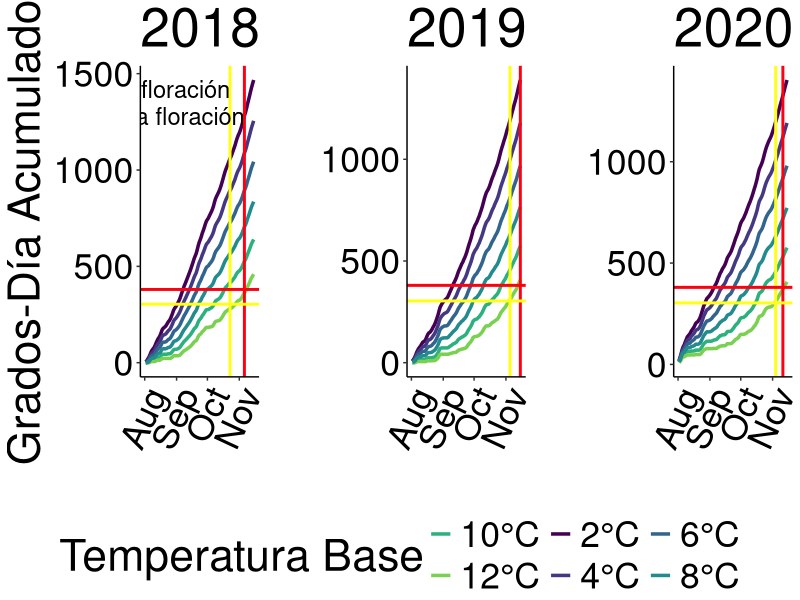
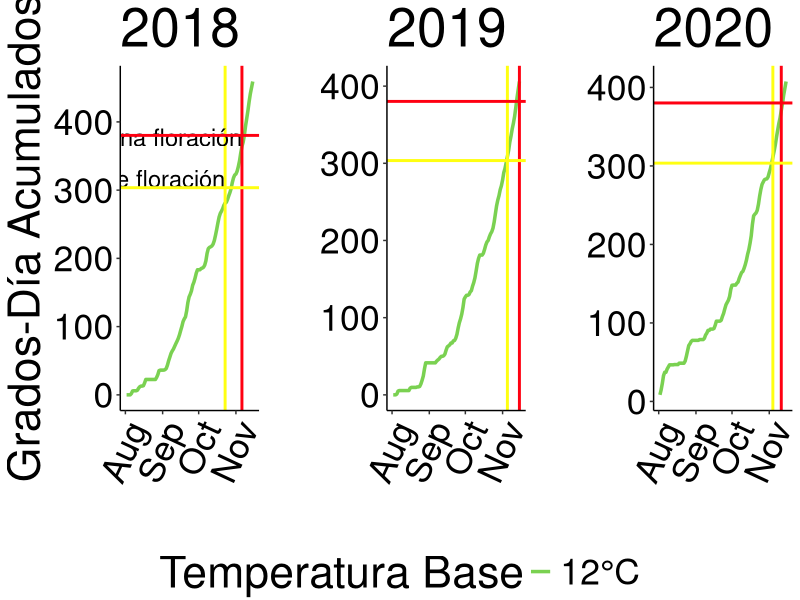

Write R code to recreate these figures, in order. (Note: this script raises an error after producing the figures.)
## ---- chunk 1
knitr::opts_chunk$set(warning = FALSE, message = FALSE, echo = FALSE)

#Load library
library(readxl)

#Create object "db_met_mor" which contains climate data
db_met_mor <- read_excel("database.xlsx", sheet = "II_M_inta")
#Delete unnecessary columns
db_met_mor<-db_met_mor[,-c(9:29)]

db_met_mor$year<-as.factor(db_met_mor$year)
db_met_mor$date<-as.POSIXct(db_met_mor$date,format="%Y-%m-%d")

db_met_mor$temp_abr<-as.numeric(db_met_mor$temp_abr)
# db_met_mor$month<-factor(db_met_mor$month, levels = c("Ene", "Feb", "Mar", "Abr", "May", "Jun", "Jul", "Ago", "Sep", "Oct", "Nov", "Dic"))

db_met_mor$tem_abr_max <- as.numeric(db_met_mor$tem_abr_max)
db_met_mor$temp_abr_min <- as.numeric(db_met_mor$temp_abr_min)

library(dplyr)
# Filtrar los datos para fechas entre el 1 de junio y el 12 de noviembre
db_st_moreno <- db_met_mor %>%
  dplyr::filter(
    year %in% c(2018, 2019, 2020) & 
    as.Date(date) >= as.Date(paste0(year, "-06-01"), format = "%Y-%m-%d") & 
    as.Date(date) <= as.Date(paste0(year, "-11-15"), format = "%Y-%m-%d")
  )

# Convertir columnas a numéricas (si es necesario)
db_st_moreno$tem_abr_max <- as.numeric(db_st_moreno$tem_abr_max)
db_st_moreno$temp_abr_min <- as.numeric(db_st_moreno$temp_abr_min)

# Calcular la temperatura promedio
db_st_moreno <- db_st_moreno %>%
  dplyr::mutate(temp_mean = (tem_abr_max + temp_abr_min) / 2)

## ---- chunk 2
knitr::opts_chunk$set(warning = FALSE, message = FALSE, echo = FALSE)

# Crear una lista para almacenar los data frames
list_data_frames <- list()

# Definir el rango general de fechas (todos los años)
start_date <- as.Date("2018-06-01")
end_date <- as.Date("2020-11-15")

# Generar data frames para cada rango de fechas, iterando por días
for (i in 0:163) { # Ajustar el rango según los días a iterar
  # Calcular el desplazamiento en días
  offset <- i
  
  # Ajustar las fechas de inicio para todos los años y convertirlas a POSIXct
  current_start_dates <- as.POSIXct(as.Date(c("2018-06-01", "2019-06-01", "2020-06-01")) + offset, tz = "UTC")
  current_end_date <- as.POSIXct(end_date, tz = "UTC")
  
  # Filtrar los datos para el rango actual (todos los años)
  filtered_data <- db_st_moreno %>%
    dplyr::filter((year == 2018 & date >= current_start_dates[1] & date <= current_end_date) |
           (year == 2019 & date >= current_start_dates[2] & date <= current_end_date) |
           (year == 2020 & date >= current_start_dates[3] & date <= current_end_date))
  
  # Asignar el data frame a la lista
  list_name <- paste0("df_", i + 1)
  list_data_frames[[list_name]] <- filtered_data
}

# Aplicar las transformaciones en cada data frame de la lista
list_data_frames_2 <- lapply(list_data_frames, function(df) {
  # Asegurarte de que el data frame no esté vacío
  if (nrow(df) > 0) {
    # Crear columnas para los umbrales de temperatura
    df <- df %>%
      dplyr::mutate(
        DD_2C = ifelse(temp_mean > 2, temp_mean - 2, 0),
        DD_4C = ifelse(temp_mean > 4, temp_mean - 4, 0),
        DD_6C = ifelse(temp_mean > 6, temp_mean - 6, 0),
        DD_8C = ifelse(temp_mean > 8, temp_mean - 8, 0),
        DD_10C = ifelse(temp_mean > 10, temp_mean - 10, 0),
        DD_12C = ifelse(temp_mean > 12, temp_mean - 12, 0)
      )
    
    # Calcular la suma acumulativa de los grados-día
    df <- df %>%
      dplyr::group_by(year) %>%
      dplyr::mutate(
        DD_2C_cum = cumsum(DD_2C),
        DD_4C_cum = cumsum(DD_4C),
        DD_6C_cum = cumsum(DD_6C),
        DD_8C_cum = cumsum(DD_8C),
        DD_10C_cum = cumsum(DD_10C),
        DD_12C_cum = cumsum(DD_12C)
      ) %>%
      ungroup()
  }
  return(df) # Retornar el data frame modificado
})

## ---- chunk 3
knitr::opts_chunk$set(warning = FALSE, message = FALSE, echo = FALSE)

library(tidyr)
# Reorganizar los datos en cada data frame de la lista
list_data_frames_long <- lapply(list_data_frames_2, function(df) {
  # Verificar si el data frame no está vacío
  if (nrow(df) > 0) {
    # Reorganizar los datos a formato largo
    df_long <- df %>%
      pivot_longer(
        cols = starts_with("DD_"),
        names_to = "Umbral",
        values_to = "Grados_Día_Acumulados"
      ) %>%
      # Reemplazar los nombres de los umbrales y eliminar los no deseados
      mutate(Umbral = case_when(
        Umbral == "DD_2C_cum" ~ "2°C",
        Umbral == "DD_4C_cum" ~ "4°C",
        Umbral == "DD_6C_cum" ~ "6°C",
        Umbral == "DD_8C_cum" ~ "8°C",
        Umbral == "DD_10C_cum" ~ "10°C",
        Umbral == "DD_12C_cum" ~ "12°C",
        TRUE ~ NA_character_  # Asignar NA a valores no deseados
      )) %>%
      # Filtrar filas con NA en la columna 'Umbral'
      filter(!is.na(Umbral))
    
    # Asegurar que las columnas de fecha sean del tipo Date
    df_long <- df_long %>%
      mutate(
        date = as.Date(date),
        date_complete = as.Date(date_complete)
      )
    
    return(df_long) # Retornar el data frame reorganizado
  } else {
    return(df) # Si está vacío, devolver sin cambios
  }
})

## ---- chunk 4
knitr::opts_chunk$set(warning = FALSE, message = FALSE, echo = FALSE)

library(dplyr)
library(ggplot2)

# Crear las fechas de eventos fenológicos
flowering_dates_pf <- data.frame(
  year = c(2018, 2019, 2020),
  date = as.Date(c("2018-11-06", "2019-11-15", "2020-11-11")),
  event = "Plena floración"
)

flowering_dates_if <- data.frame(
  year = c(2018, 2019, 2020),
  date = as.Date(c("2018-10-23", "2019-11-05", "2020-11-04")),
  event = "Inicio de floración"
)

# Función para ajustar modelos y calcular R² y RMSE (CON CORRECCIONES)
fit_models <- function(data, event_dates, base_temps) {
  results <- data.frame(BaseTemp = numeric(), R2 = numeric(), RMSE = numeric(), Event = character(), stringsAsFactors = FALSE) # Inicializar con columna Event
  
  for (base in base_temps) {
    # Filtrar datos para el umbral actual
    gdd_data <- data %>% dplyr::filter(Umbral_num == base)
    
    # Extraer las fechas y los GDD para el modelo
    model_data <- gdd_data %>%
      dplyr::filter(date %in% event_dates) %>%
      dplyr::select(date, Grados_Día_Acumulados)
    
    if (nrow(model_data) > 1) { # Verificar que haya datos suficientes para el modelo
      # Ajustar modelo de regresión lineal
      model <- lm(Grados_Día_Acumulados ~ date, data = model_data)
      
      # Calcular R² y RMSE
      r2 <- summary(model)$r.squared
      rmse <- sqrt(mean(model$residuals^2))
      
      # Añadir fila SOLO si hay resultados del modelo
      results <- rbind(results, data.frame(BaseTemp = base, R2 = r2, RMSE = rmse, Event = ifelse(event_dates == flowering_dates_if$date[1], "Inicio de floración", "Plena floración")))
    }
  }
  return(results)
}

# ... (Código posterior sin cambios hasta la llamada a lapply)

# Aplicar la función a cada data frame en la lista (CON CORRECCIONES)
results_list <- lapply(list_data_frames_long, function(df) {
  if (nrow(df) > 0) {
    # Convertir Umbral a numérico
    df <- df %>% mutate(Umbral_num = as.numeric(gsub("°C", "", Umbral)))
    
    # Obtener los umbrales únicos
    base_temps <- unique(df$Umbral_num)

    # Inicializar data frame para los resultados de este df
    all_results <- data.frame()

    # Calcular resultados para "Inicio de floración"
    results_if <- fit_models(df, flowering_dates_if$date, base_temps)
    all_results <- rbind(all_results, results_if)
    
    # Calcular resultados para "Plena floración"
    results_pf <- fit_models(df, flowering_dates_pf$date, base_temps)
    all_results <- rbind(all_results, results_pf)
    
    return(all_results)
  } else {
    return(data.frame()) # Retornar un data frame vacío si no hay datos
  }
})

# Verificar los resultados
# results_list


## ---- chunk 5
knitr::opts_chunk$set(warning = FALSE, message = FALSE, echo = FALSE)

# Crear un data frame único combinando todos los data frames de la lista
results_df <- data.frame() # Inicializar un data frame vacío

for (i in seq_along(results_list)) {
  df <- results_list[[i]] # Obtener el data frame actual de la lista
  
  if (nrow(df) > 0) { # Verificar si el data frame no está vacío
    df$DataFrameName <- names(results_list)[i] # Añadir la columna con el nombre
    results_df <- rbind(results_df, df) # Combinar con el data frame principal
  }
}

# Una forma más eficiente con dplyr y purrr
library(dplyr)
library(purrr)

results_df_purrr <- imap_dfr(results_list, ~{
  if (nrow(.x) > 0) {
    .x$DataFrameName <- .y
    return(.x)
  } else {
    return(data.frame())
  }
})


## ---- chunk 6
knitr::opts_chunk$set(warning = FALSE, message = FALSE, echo = FALSE)

# Filtrar las filas donde R2 es MENOR que 1
results_df_purrr_filtrado <- results_df_purrr %>%
  dplyr::filter(R2 < 1)

## ---- chunk 7
knitr::opts_chunk$set(warning = FALSE, message = FALSE, echo = FALSE)

library(dplyr)
library(purrr)

# Encontrar el mejor modelo para cada evento (R2 máximo)
mejores_modelos <- results_df_purrr_filtrado %>%
  group_by(Event) %>% # Agrupar por Evento para obtener el mejor modelo por cada uno
  slice_max(R2, n = 100) %>% # Seleccionar la fila con el R2 más alto dentro de cada grupo
  ungroup() # Desagrupar para evitar problemas posteriores

# Mostrar los mejores modelos
print(mejores_modelos)

# menor RMSE.

mejores_modelos_rmse<- results_df_purrr_filtrado %>%
  group_by(Event) %>%
  slice_min(RMSE, n=1) %>%
  ungroup()

print(mejores_modelos_rmse)

## ---- chunk 8
knitr::opts_chunk$set(warning = FALSE, message = FALSE, echo = FALSE)

df_63 <- as.data.frame(list_data_frames_long$df_63)

## ---- chunk 9
knitr::opts_chunk$set(warning = FALSE, message = FALSE, echo = FALSE)

library(ggplot2)
library(dplyr)
library(ggpubr)
library(ggrepel)

# Crear un dataframe para la leyenda de anotaciones
annotate_legend <- data.frame(
  label = c("Inicio de floración", "Plena floración"),
  color = c("#FFFF11", "#FF0011")
)

# Crear el dataframe para las fechas de "Inicio de Floración"
flowering_dates_pf <- data.frame(
  year = c(2018, 2019, 2020),
  date = as.Date(c("2018-11-06", "2019-11-15", "2020-11-11")),
  event = "Inicio de floración"
)

# Crear el dataframe para las fechas de "Plena Floración"
flowering_dates_if <- data.frame(
  year = c(2018, 2019, 2020),
  date = as.Date(c("2018-10-23", "2019-11-05", "2020-11-04")),
  event = "Plena floración"
)

# Asegúrate de que la columna 'date' en los dataframes sea de tipo Date
flowering_dates_if$date <- as.Date(flowering_dates_if$date)
flowering_dates_pf$date <- as.Date(flowering_dates_pf$date)

# Función para convertir las etiquetas del eje X a título capitalizado
capitalize_months <- function(x) {
  str_to_title(strftime(x, "%b"))
}

# Crear una paleta de colores con gradiente del azul al rojo
gradiente_azul_a_rojo <- viridis::viridis(6, option = "D", end = 0.8)

# Asignar nombres a los colores
colores_umbral <- c("2°C" = gradiente_azul_a_rojo[1], 
                    "4°C" = gradiente_azul_a_rojo[2],
                    "6°C" = gradiente_azul_a_rojo[3], 
                    "8°C" = gradiente_azul_a_rojo[4],
                    "10°C" = gradiente_azul_a_rojo[5],
                    "12°C" = gradiente_azul_a_rojo[6])

## ---- chunk 10
knitr::opts_chunk$set(warning = FALSE, message = FALSE, echo = FALSE)

# Filtrar datos para el año 2018 y crear el gráfico
gg_temp_base_2018 <- ggplot(filter(df_63, year == "2018"), aes(x = date, y = Grados_Día_Acumulados, color = Umbral)) + 
  geom_line(size=1.2) + 
  labs(title = "2018",
       x = "",
       y = "Grados-Día Acumulados",
       color = "Temperatura Base") +
  theme_classic() +
  theme(text = element_text(size = 32, color = 'black'),
        axis.text = element_text(color = 'black'),
        legend.position = "none") +
  theme(axis.text.x = element_text(angle = 65, hjust = 1, color='black')) +
  scale_x_date(date_breaks = "1 month", labels = capitalize_months) + 
  scale_color_manual(values = colores_umbral) +
  geom_vline(data = filter(flowering_dates_if, year == 2018), aes(xintercept = as.numeric(date)), 
             color = "#FFFF11", linetype = "solid", size = 1) +
  geom_text(data = filter(flowering_dates_if, year == 2018), aes(x = date, y = max(df_63$Grados_Día_Acumulados, na.rm = TRUE), label = "Inicio de floración"), 
            color = "black", vjust = 1, hjust = 1, size=6) +
  geom_vline(data = filter(flowering_dates_pf, year == 2018), aes(xintercept = as.numeric(date)), 
             color = "#FF0011", linetype = "solid", size = 1) +
  geom_text(data = filter(flowering_dates_pf, year == 2018), aes(x = date, y = max(df_63$Grados_Día_Acumulados, na.rm = TRUE), label = "Plena floración"), 
            color = "black", vjust = 2.5, hjust = 1, size=6)+
  geom_hline(yintercept = 303.5667, color = "#FFFF11", linetype = "solid", size = 1)+
  geom_hline(yintercept = 380.2, color = "#FF0011", linetype = "solid", size = 1) #+
  # geom_text_repel(data = filter(flowering_dates_if, year == 2018), aes(x = date, y = 0, label = "Inicio de floración"), 
  #           color = "#FFFF11", size=6, nudge_y = 100) +
  # geom_text_repel(data = filter(flowering_dates_pf, year == 2018), aes(x = date, y = 0, label = "Plena floración"), 
  #           color = "#FF0011", size=6, nudge_y = 100)

# Filtrar datos para el año 2019 y crear el gráfico
gg_temp_base_2019 <- ggplot(filter(df_63, year == "2019"), aes(x = date, y = Grados_Día_Acumulados, color = Umbral)) + 
  geom_line(size=1.2) + 
  labs(title = "2019",
       x = "",
       y = "",
       color = "Temperatura Base") +
  theme_classic() +
  theme(text = element_text(size = 32, color = 'black'),
        axis.text = element_text(color = 'black'),
        legend.position = "none") +
  theme(axis.text.x = element_text(angle = 65, hjust = 1, color='black')) +
  scale_x_date(date_breaks = "1 month", labels = capitalize_months) + 
  scale_color_manual(values = colores_umbral) +
  geom_vline(data = filter(flowering_dates_if, year == 2019), aes(xintercept = as.numeric(date)), 
             color = "#FFFF11", linetype = "solid", size = 1) +
  # geom_text(data = filter(flowering_dates_if, year == 2019), aes(x = date, y = max(df_63$Grados_Día_Acumulados, na.rm = TRUE), label = "Inicio de floración"), 
  #           color = "#FFFF11", vjust = 1, size=6) +
  geom_vline(data = filter(flowering_dates_pf, year == 2019), aes(xintercept = as.numeric(date)), 
             color = "#FF0011", linetype = "solid", size = 1) +
  # geom_text(data = filter(flowering_dates_pf, year == 2019), aes(x = date, y = max(df_63$Grados_Día_Acumulados, na.rm = TRUE), label = "Plena floración"), 
  #           color = "#FF0011", vjust = 3, size=6)+
  geom_hline(yintercept = 303.5667, color = "#FFFF11", linetype = "solid", size = 1)+
  geom_hline(yintercept = 380.2, color = "#FF0011", linetype = "solid", size = 1)

# Filtrar datos para el año 2020 y crear el gráfico
gg_temp_base_2020 <- ggplot(filter(df_63, year == "2020"), aes(x = date, y = Grados_Día_Acumulados, color = Umbral)) + 
  geom_line(size=1.2) + 
  labs(title = "2020",
       x = "",
       y = "",
       color = "Temperatura Base") +
  theme_classic() +
  theme(text = element_text(size = 32, color = 'black'),
        axis.text = element_text(color = 'black'),
        legend.position = "none") +
  theme(axis.text.x = element_text(angle = 65, hjust = 1, color='black')) +
  scale_x_date(date_breaks = "1 month", labels = capitalize_months) + 
  scale_color_manual(values = colores_umbral) +
  geom_vline(data = filter(flowering_dates_if, year == 2020), aes(xintercept = as.numeric(date)), 
             color = "#FFFF11", linetype = "solid", size = 1) +
  # geom_text(data = filter(flowering_dates_if, year == 2020), aes(x = date, y = max(df_63$Grados_Día_Acumulados, na.rm = TRUE), label = "Inicio de floración"), 
  #           color = "#FFFF11", vjust = 1, size=6) +
  geom_vline(data = filter(flowering_dates_pf, year == 2020), aes(xintercept = as.numeric(date)), 
             color = "#FF0011", linetype = "solid", size = 1) +
  # geom_text(data = filter(flowering_dates_pf, year == 2020), aes(x = date, y = max(df_63$Grados_Día_Acumulados, na.rm = TRUE), label = "Plena floración"),
  #           color = "#FF0011", vjust = 3, size=6)
  geom_hline(yintercept = 303.5667, color = "#FFFF11", linetype = "solid", size = 1)+
  geom_hline(yintercept = 380.2, color = "#FF0011", linetype = "solid", size = 1)
  
library(stringr)
# Combinar los gráficos en una sola imagen con leyenda común
combined_plot <- ggarrange(gg_temp_base_2018, gg_temp_base_2019, gg_temp_base_2020,
                           ncol = 3, nrow = 1,
                           common.legend = TRUE, legend = "bottom")

# Mostrar el gráfico combinado
print(combined_plot)

## ---- chunk 11
knitr::opts_chunk$set(warning = FALSE, message = FALSE, echo = FALSE)

# Filtrar datos para el año 2018 y umbral de 12°C
gg_temp_base_2018 <- ggplot(filter(df_63, year == "2018" & Umbral == "12°C"), aes(x = date, y = Grados_Día_Acumulados, color = Umbral)) + 
  geom_line(size=1.2) + 
  labs(title = "2018",
       x = "",
       y = "Grados-Día Acumulados",
       color = "Temperatura Base") +
  theme_classic() +
  theme(text = element_text(size = 32, color = 'black'),
        axis.text = element_text(color = 'black'),
        legend.position = "none") +
  theme(axis.text.x = element_text(angle = 65, hjust = 1, color='black')) +
  scale_x_date(date_breaks = "1 month", labels = capitalize_months) + 
  scale_color_manual(values = colores_umbral["12°C"]) + # Asegúrate de usar el color para "12°C"
  geom_vline(data = filter(flowering_dates_if, year == 2018), aes(xintercept = as.numeric(date)), 
             color = "#FFFF11", linetype = "solid", size = 1) +
  geom_text(data = filter(flowering_dates_if, year == 2018), aes(x = date, y = 330, label = "Inicio de floración"), 
            color = "black", vjust = 1, hjust = 1, size=6) +
  geom_vline(data = filter(flowering_dates_pf, year == 2018), aes(xintercept = as.numeric(date)), 
             color = "#FF0011", linetype = "solid", size = 1) +
  geom_text(data = filter(flowering_dates_pf, year == 2018), aes(x = date, y = 430, label = "Plena floración"), 
            color = "black", vjust = 2.5, hjust = 1, size=6)+
  geom_hline(yintercept = 303.5667, color = "#FFFF11", linetype = "solid", size = 1)+
  geom_hline(yintercept = 380.2, color = "#FF0011", linetype = "solid", size = 1)

# Filtrar datos para el año 2019 y umbral de 12°C
gg_temp_base_2019 <- ggplot(filter(df_63, year == "2019" & Umbral == "12°C"), aes(x = date, y = Grados_Día_Acumulados, color = Umbral)) + 
  geom_line(size=1.2) + 
  labs(title = "2019",
       x = "",
       y = "",
       color = "Temperatura Base") +
  theme_classic() +
  theme(text = element_text(size = 32, color = 'black'),
        axis.text = element_text(color = 'black'),
        legend.position = "none") +
  theme(axis.text.x = element_text(angle = 65, hjust = 1, color='black')) +
  scale_x_date(date_breaks = "1 month", labels = capitalize_months) + 
  scale_color_manual(values = colores_umbral["12°C"]) + 
  geom_vline(data = filter(flowering_dates_if, year == 2019), aes(xintercept = as.numeric(date)), 
             color = "#FFFF11", linetype = "solid", size = 1) +
  geom_vline(data = filter(flowering_dates_pf, year == 2019), aes(xintercept = as.numeric(date)), 
             color = "#FF0011", linetype = "solid", size = 1) +
  geom_hline(yintercept = 303.5667, color = "#FFFF11", linetype = "solid", size = 1)+
  geom_hline(yintercept = 380.2, color = "#FF0011", linetype = "solid", size = 1)

# Filtrar datos para el año 2020 y umbral de 12°C
gg_temp_base_2020 <- ggplot(filter(df_63, year == "2020" & Umbral == "12°C"), aes(x = date, y = Grados_Día_Acumulados, color = Umbral)) + 
  geom_line(size=1.2) + 
  labs(title = "2020",
       x = "",
       y = "",
       color = "Temperatura Base") +
  theme_classic() +
  theme(text = element_text(size = 32, color = 'black'),
        axis.text = element_text(color = 'black'),
        legend.position = "none") +
  theme(axis.text.x = element_text(angle = 65, hjust = 1, color='black')) +
  scale_x_date(date_breaks = "1 month", labels = capitalize_months) + 
  scale_color_manual(values = colores_umbral["12°C"]) + 
  geom_vline(data = filter(flowering_dates_if, year == 2020), aes(xintercept = as.numeric(date)), 
             color = "#FFFF11", linetype = "solid", size = 1) +
  geom_vline(data = filter(flowering_dates_pf, year == 2020), aes(xintercept = as.numeric(date)), 
             color = "#FF0011", linetype = "solid", size = 1) +
  geom_hline(yintercept = 303.5667, color = "#FFFF11", linetype = "solid", size = 1)+
  geom_hline(yintercept = 380.2, color = "#FF0011", linetype = "solid", size = 1)

# Combinar los gráficos
combined_plot2 <- ggarrange(gg_temp_base_2018, gg_temp_base_2019, gg_temp_base_2020,
                           ncol = 3, nrow = 1,
                           common.legend = TRUE, legend = "bottom")

combined_plot2

## ---- chunk 12
knitr::opts_chunk$set(warning = FALSE, message = FALSE, echo = FALSE)

# Crear la columna de mes-día
df_63$mes_dia <- format(df_63$date, "%m-%d")

# Seleccionar sólo las fechas de "Umbral" 12°C
df_12C <- df_63 %>% 
  dplyr::filter(Umbral == "12°C")

# Crear una base de datos unificada para graficar
df_grafico <- df_12C %>% 
   dplyr::mutate(fecha_normalizada = as.Date(mes_dia, format = "%m-%d")) %>% # Crear una columna normalizada
   dplyr::select(year, fecha_normalizada, Grados_Día_Acumulados) # Seleccionar columnas clave


palette <- c("#1F78B4","#B88DB4",  "#B2DF8A")

# gg_phen_years <- ggplot(df_grafico, aes(x = fecha_normalizada, y = Grados_Día_Acumulados, color = factor(year), group = year)) +
#   geom_line(size = 1.2) +
#   labs(
#     title = "Grados-Día Acumulados por Año (Tb 12°C a partir del 2 de agosto)",
#     x = "Fecha",
#     y = "°C-Día Acumulados",
#     color = "Año"
#   ) +
#   scale_x_date(date_labels = "%b-%d", date_breaks = "1 month") + # Formato mes-día en el eje X
#   scale_color_manual(values = palette)
#   theme_classic() +
#   theme(
#     text = element_text(size = 14),
#     axis.text.x = element_text(angle = 45, hjust = 1),
#     legend.position = "bottom"
#   )


## ---- chunk 13
knitr::opts_chunk$set(warning = FALSE, message = FALSE, echo = FALSE)

# Serie 2013-2024

#Load library
library(readxl)
db_serie_mor <- read_excel("database.xlsx", sheet = "II_M_completa")

db_serie_mor<-db_serie_mor[,-c(2:4)]

db_serie_mor$Date<-as.POSIXct(db_serie_mor$Date,format="%Y-%m-%d")

## ---- chunk 14
knitr::opts_chunk$set(warning = FALSE, message = FALSE, echo = FALSE)

library(dplyr)
# Filtrar las fechas en el rango 2 de agosto al 15 de noviembre
db_serie_mor_filtrada <- db_serie_mor %>%
  dplyr::filter(format(Date, "%m-%d") >= "08-02" & format(Date, "%m-%d") <= "11-15")

# Promediar la temperatura diaria ignorando el año
db_serie_promedio <- db_serie_mor_filtrada %>%
  dplyr::mutate(Mes_Dia = format(Date, "%m-%d")) %>% # Crear columna con mes y día
  dplyr::group_by(Mes_Dia) %>%                      # Agrupar por mes y día
  dplyr::summarise(Temperatura_Promedio = mean(Temperatura_Media, na.rm = TRUE)) %>% # Calcular promedio
  dplyr::arrange(Mes_Dia)                          # Ordenar por fecha

# Calcular GDA restando la Tb de 12°C y acumulando
db_serie <- db_serie_promedio %>%
  dplyr::mutate(
    GD = pmax(0, Temperatura_Promedio - 12),  # Restar Tb y asegurar valores no negativos
    GDA = cumsum(GD)                          # Calcular grados días acumulados
  )

## ---- chunk 15
knitr::opts_chunk$set(warning = FALSE, message = FALSE, echo = FALSE)

db_serie <- db_serie %>%
  dplyr::mutate(
    # Convertir 'Mes_Dia' a fecha si es necesario
    fecha_normalizada = as.Date(Mes_Dia, format = "%m-%d") %>% 
      format("%m-%d") %>% 
      as.Date(format = "%m-%d", origin = "2013-08-02")
  ) %>%
  dplyr::mutate(year = "Típico")  # Añadir la etiqueta 'Típico'

## ---- chunk 16
knitr::opts_chunk$set(warning = FALSE, message = FALSE, echo = FALSE)

# Filtrar para obtener solo el año "Típico"
db_serie_promedio_tipico <- db_serie %>%
  dplyr::filter(year == "Típico")

# Buscar las fechas donde los grados-día acumulados alcanzan 303.5 y 380.2
fecha_inicio_floracion <- db_serie_promedio_tipico %>%
  dplyr::filter(GDA >= 303.5) %>%
  dplyr::slice(1) %>%
  dplyr::pull(Mes_Dia)

fecha_plena_floracion <- db_serie_promedio_tipico %>%
  dplyr::filter(GDA >= 380.2) %>%
  dplyr::slice(1) %>%
  dplyr::pull(Mes_Dia)

fecha_inicio_floracion <- as.Date("2025-11-04")  # Reemplaza con tu fecha de inicio de floración
fecha_plena_floracion <- as.Date("2025-11-13")   # Reemplaza con tu fecha de plena floración

# Ver las fechas de intersección
fecha_inicio_floracion
fecha_plena_floracion

## ---- chunk 17
knitr::opts_chunk$set(warning = FALSE, message = FALSE, echo = FALSE)

db_4years <- db_serie_promedio_tipico[,-c(1:3)]
db_4years$Grados_Día_Acumulados <- db_4years$GDA
db_4years <- db_4years[,-c(1)]

## ---- chunk 18
knitr::opts_chunk$set(warning = FALSE, message = FALSE, echo = FALSE)

df_grafico_completo <- df_grafico %>%
  dplyr::bind_rows(db_4years)

df_grafico_completo$year <- as.factor(df_grafico_completo$year)

## ---- chunk 19
knitr::opts_chunk$set(warning = FALSE, message = FALSE, echo = FALSE)

library(ggplot2)

palette <- c("#1F78B4", "#B88DB4", "#B2DF8A", "black")

gg_phen_years_simple <- ggplot(df_grafico_completo, aes(x = fecha_normalizada, y = Grados_Día_Acumulados, color = factor(year), group = year)) +
  geom_line(size = 1.2) +
  scale_color_manual(values = palette) +
  theme_classic() +
  labs(y = "°C/Día Acumulados", x = "") +
  theme(legend.position = "bottom",
        text = element_text(size = 30, color = "black"),
        panel.grid.major.y = element_line(size = 0.05, color = 'black'),
        panel.grid.major.x = element_blank(),
        axis.text = element_text(color = 'black'),
        legend.title = element_blank()) +
  geom_hline(yintercept = c(100, 200, 300, 400, 500), color = "grey40") # Corrected: yintercept outside aes()

gg_phen_years <- gg_phen_years_simple +
  geom_vline(aes(xintercept = as.Date(fecha_inicio_floracion), linetype = "Inicio Floración"), color = "grey20", size = 1) +
  geom_vline(aes(xintercept = as.Date(fecha_plena_floracion), linetype = "Plena Floración"), color = "grey20", size = 1) +
  geom_hline(yintercept = c(303.5), linetype = "dotted", color = "grey20", size = 1) +
  geom_hline(yintercept = c(380.2), linetype ="dashed", color = "grey20", size = 1) +
  scale_linetype_manual(name = "Fenología", values = c("Inicio Floración" = "dotted", "Plena Floración" = "dashed")) +
  scale_x_date(
    breaks = seq(as.Date("2025-07-28"), as.Date("2025-11-16"), by = "9 days"),
    labels = format(seq(as.Date("2025-07-28"), as.Date("2025-11-16"), by = "9 days"), "%d-%m")
  )

gg_phen_years
# ggsave("gg_phen_years", plot = gg_phen_years, device = "tiff", width = 16, height = 8, units = "in", dpi = 300)
